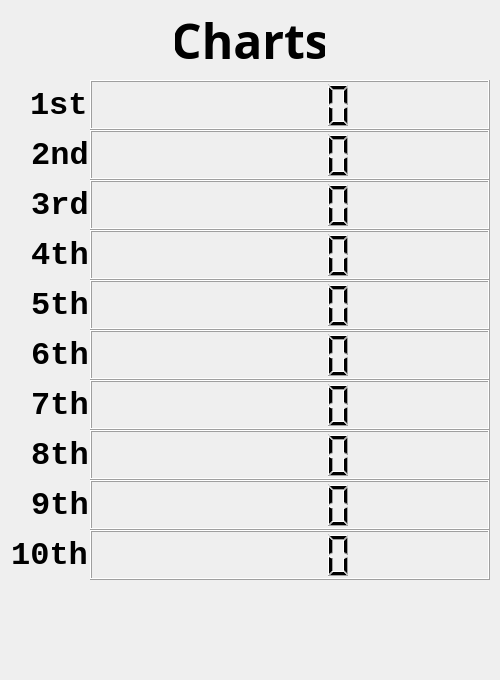
<?xml version="1.0" encoding="UTF-8"?>
<ui version="4.0">
 <class>chartswindow</class>
 <widget class="QWidget" name="chartswindow">
  <property name="geometry">
   <rect>
    <x>0</x>
    <y>0</y>
    <width>500</width>
    <height>680</height>
   </rect>
  </property>
  <property name="font">
   <font>
    <family>Courier New</family>
    <pointsize>24</pointsize>
    <weight>75</weight>
    <bold>true</bold>
   </font>
  </property>
  <property name="windowTitle">
   <string>Form</string>
  </property>
  <widget class="QLabel" name="label">
   <property name="geometry">
    <rect>
     <x>175</x>
     <y>10</y>
     <width>150</width>
     <height>60</height>
    </rect>
   </property>
   <property name="font">
    <font>
     <family>Cordia New</family>
     <pointsize>36</pointsize>
     <weight>75</weight>
     <bold>true</bold>
    </font>
   </property>
   <property name="text">
    <string>Charts</string>
   </property>
   <property name="alignment">
    <set>Qt::AlignCenter</set>
   </property>
  </widget>
  <widget class="QLabel" name="label_2">
   <property name="geometry">
    <rect>
     <x>30</x>
     <y>80</y>
     <width>60</width>
     <height>50</height>
    </rect>
   </property>
   <property name="font">
    <font>
     <family>Courier New</family>
     <pointsize>24</pointsize>
     <weight>75</weight>
     <bold>true</bold>
    </font>
   </property>
   <property name="text">
    <string>1st</string>
   </property>
  </widget>
  <widget class="QLabel" name="label_3">
   <property name="geometry">
    <rect>
     <x>30</x>
     <y>130</y>
     <width>60</width>
     <height>50</height>
    </rect>
   </property>
   <property name="font">
    <font>
     <family>Courier New</family>
     <pointsize>24</pointsize>
     <weight>75</weight>
     <bold>true</bold>
    </font>
   </property>
   <property name="text">
    <string>2nd</string>
   </property>
   <property name="alignment">
    <set>Qt::AlignCenter</set>
   </property>
  </widget>
  <widget class="QLabel" name="label_4">
   <property name="geometry">
    <rect>
     <x>30</x>
     <y>180</y>
     <width>60</width>
     <height>50</height>
    </rect>
   </property>
   <property name="font">
    <font>
     <family>Courier New</family>
     <pointsize>24</pointsize>
     <weight>75</weight>
     <bold>true</bold>
    </font>
   </property>
   <property name="text">
    <string>3rd</string>
   </property>
   <property name="alignment">
    <set>Qt::AlignCenter</set>
   </property>
  </widget>
  <widget class="QLabel" name="label_5">
   <property name="geometry">
    <rect>
     <x>30</x>
     <y>230</y>
     <width>60</width>
     <height>50</height>
    </rect>
   </property>
   <property name="font">
    <font>
     <family>Courier New</family>
     <pointsize>24</pointsize>
     <weight>75</weight>
     <bold>true</bold>
    </font>
   </property>
   <property name="text">
    <string>4th</string>
   </property>
   <property name="alignment">
    <set>Qt::AlignCenter</set>
   </property>
  </widget>
  <widget class="QLabel" name="label_6">
   <property name="geometry">
    <rect>
     <x>30</x>
     <y>280</y>
     <width>60</width>
     <height>50</height>
    </rect>
   </property>
   <property name="font">
    <font>
     <family>Courier New</family>
     <pointsize>24</pointsize>
     <weight>75</weight>
     <bold>true</bold>
    </font>
   </property>
   <property name="text">
    <string>5th</string>
   </property>
   <property name="alignment">
    <set>Qt::AlignCenter</set>
   </property>
  </widget>
  <widget class="QLabel" name="label_7">
   <property name="geometry">
    <rect>
     <x>30</x>
     <y>330</y>
     <width>60</width>
     <height>50</height>
    </rect>
   </property>
   <property name="font">
    <font>
     <family>Courier New</family>
     <pointsize>24</pointsize>
     <weight>75</weight>
     <bold>true</bold>
    </font>
   </property>
   <property name="text">
    <string>6th</string>
   </property>
   <property name="alignment">
    <set>Qt::AlignCenter</set>
   </property>
  </widget>
  <widget class="QLabel" name="label_8">
   <property name="geometry">
    <rect>
     <x>30</x>
     <y>380</y>
     <width>60</width>
     <height>50</height>
    </rect>
   </property>
   <property name="font">
    <font>
     <family>Courier New</family>
     <pointsize>24</pointsize>
     <weight>75</weight>
     <bold>true</bold>
    </font>
   </property>
   <property name="text">
    <string>7th</string>
   </property>
   <property name="alignment">
    <set>Qt::AlignCenter</set>
   </property>
  </widget>
  <widget class="QLabel" name="label_9">
   <property name="geometry">
    <rect>
     <x>30</x>
     <y>430</y>
     <width>60</width>
     <height>50</height>
    </rect>
   </property>
   <property name="font">
    <font>
     <family>Courier New</family>
     <pointsize>24</pointsize>
     <weight>75</weight>
     <bold>true</bold>
    </font>
   </property>
   <property name="text">
    <string>8th</string>
   </property>
   <property name="alignment">
    <set>Qt::AlignCenter</set>
   </property>
  </widget>
  <widget class="QLabel" name="label_10">
   <property name="geometry">
    <rect>
     <x>30</x>
     <y>480</y>
     <width>60</width>
     <height>50</height>
    </rect>
   </property>
   <property name="font">
    <font>
     <family>Courier New</family>
     <pointsize>24</pointsize>
     <weight>75</weight>
     <bold>true</bold>
    </font>
   </property>
   <property name="text">
    <string>9th</string>
   </property>
   <property name="alignment">
    <set>Qt::AlignCenter</set>
   </property>
  </widget>
  <widget class="QLabel" name="label_11">
   <property name="geometry">
    <rect>
     <x>9</x>
     <y>530</y>
     <width>81</width>
     <height>50</height>
    </rect>
   </property>
   <property name="text">
    <string>10th</string>
   </property>
   <property name="alignment">
    <set>Qt::AlignCenter</set>
   </property>
  </widget>
  <widget class="QLCDNumber" name="lcdNumber">
   <property name="geometry">
    <rect>
     <x>90</x>
     <y>80</y>
     <width>400</width>
     <height>50</height>
    </rect>
   </property>
  </widget>
  <widget class="QLCDNumber" name="lcdNumber_2">
   <property name="geometry">
    <rect>
     <x>90</x>
     <y>130</y>
     <width>400</width>
     <height>50</height>
    </rect>
   </property>
  </widget>
  <widget class="QLCDNumber" name="lcdNumber_3">
   <property name="geometry">
    <rect>
     <x>90</x>
     <y>180</y>
     <width>400</width>
     <height>50</height>
    </rect>
   </property>
  </widget>
  <widget class="QLCDNumber" name="lcdNumber_4">
   <property name="geometry">
    <rect>
     <x>90</x>
     <y>230</y>
     <width>400</width>
     <height>50</height>
    </rect>
   </property>
  </widget>
  <widget class="QLCDNumber" name="lcdNumber_5">
   <property name="geometry">
    <rect>
     <x>90</x>
     <y>280</y>
     <width>400</width>
     <height>50</height>
    </rect>
   </property>
  </widget>
  <widget class="QLCDNumber" name="lcdNumber_6">
   <property name="geometry">
    <rect>
     <x>90</x>
     <y>330</y>
     <width>400</width>
     <height>50</height>
    </rect>
   </property>
  </widget>
  <widget class="QLCDNumber" name="lcdNumber_7">
   <property name="geometry">
    <rect>
     <x>90</x>
     <y>380</y>
     <width>400</width>
     <height>50</height>
    </rect>
   </property>
  </widget>
  <widget class="QLCDNumber" name="lcdNumber_8">
   <property name="geometry">
    <rect>
     <x>90</x>
     <y>430</y>
     <width>400</width>
     <height>50</height>
    </rect>
   </property>
  </widget>
  <widget class="QLCDNumber" name="lcdNumber_9">
   <property name="geometry">
    <rect>
     <x>90</x>
     <y>480</y>
     <width>400</width>
     <height>50</height>
    </rect>
   </property>
  </widget>
  <widget class="QLCDNumber" name="lcdNumber_10">
   <property name="geometry">
    <rect>
     <x>90</x>
     <y>530</y>
     <width>400</width>
     <height>50</height>
    </rect>
   </property>
  </widget>
  <widget class="QPushButton" name="pushButton">
   <property name="geometry">
    <rect>
     <x>100</x>
     <y>580</y>
     <width>300</width>
     <height>100</height>
    </rect>
   </property>
   <property name="styleSheet">
    <string notr="true">background-image: url(:/keepgoing.png);</string>
   </property>
   <property name="text">
    <string/>
   </property>
   <property name="flat">
    <bool>true</bool>
   </property>
  </widget>
 </widget>
 <resources/>
 <connections/>
</ui>
